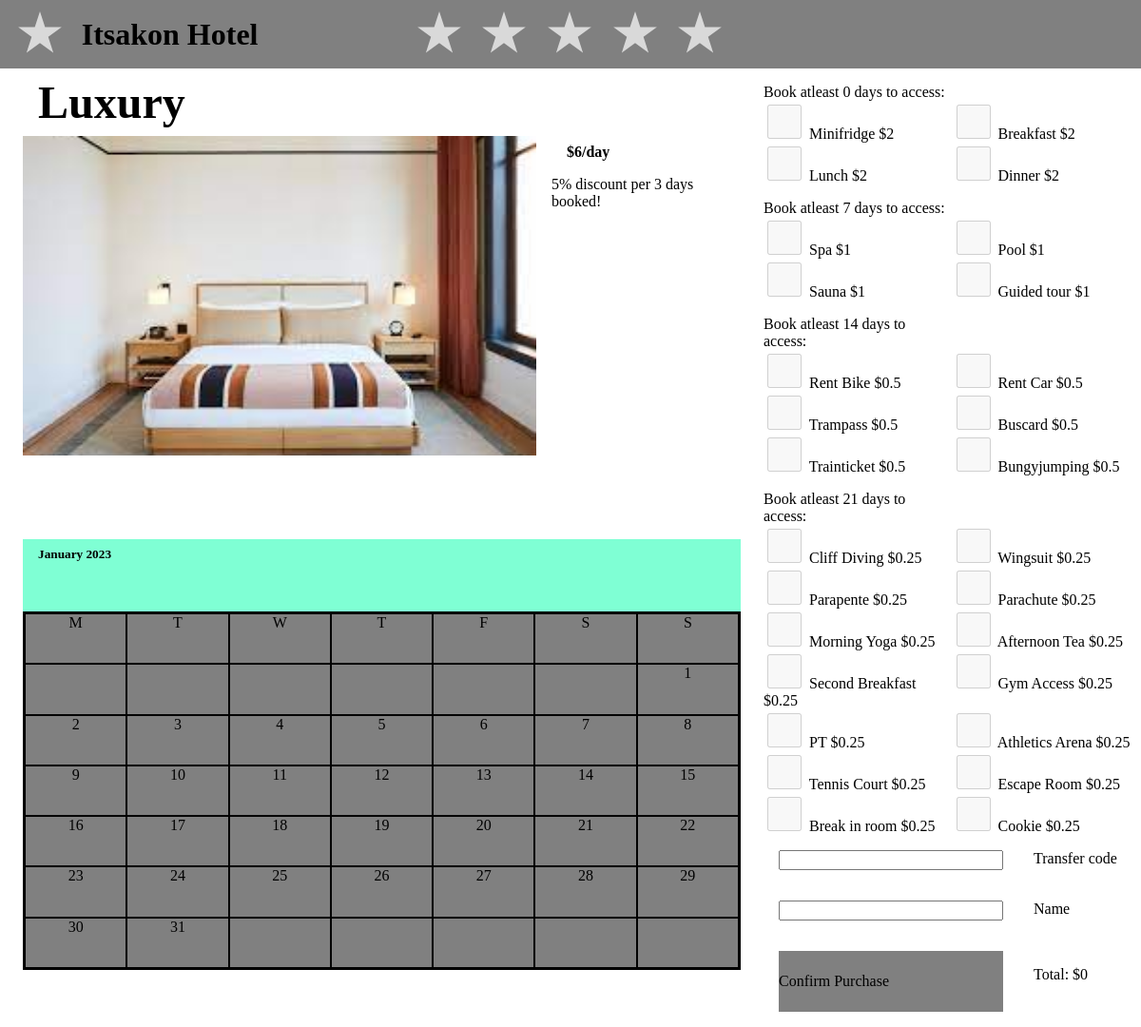
The page /luxury.php on the database its author committed.
### tables this page shows
CREATE TABLE rooms (
	id INTEGER PRIMARY KEY,
	room_standard VARCHAR,
	base_price NUMBER
);

CREATE TABLE features (
	id INTEGER PRIMARY KEY,
	name VARCHAR,
	price NUMBER,
	minimal_booking_duration INTEGER
);

### src/roomForm.php (the view, shortened to what this page needs)
<?php
$getFeatures = $database->query(
    "SELECT * FROM features
");
$features = $getFeatures->fetchAll(PDO::FETCH_ASSOC);
?>
            <section class="features">
                <?php
                foreach($features as $key => $feature) {
                    ?>
                    <?php
                    if ($feature['minimal_booking_duration'] !== $features[$key-1]['minimal_booking_duration']) {
                        ?>
                        <p>Book atleast <?=$feature['minimal_booking_duration']?> days to access:</p>
                        <p></p>
                        <?php
                    }
                    ?>
                    <div class="feature">
                        <input type="checkbox" class="limit<?=$feature['minimal_booking_duration']?>" name="features[<?=$feature['id']?>]" value="<?=$feature['name'] . "," . $feature['price']?>" disabled="true">
                        <label for="features[<?=$feature['id']?>]"><?=$feature['name'] . " $" . $feature['price']?></label>
                    </div>
                    <?php
                }
                ?>
            </section>
            <section class="complete-purchace">
                <input type="text" name="transfer-code">
                <label for="transfer-code">Transfer code</label>
                <input type="text" name="name">
                <label for="name">Name</label>
                <button type="submit" id="confirm-button">Confirm Purchase</button>
                <div class="price"><p>Total: $</p><p id="display-price">0</p></div>
            </section>
        </form>
    </div>
    </body>
</html>

### src/roomCard.php (shortened to what this page needs)
<?php
function roomCard($roomCard) {
    $daySymbol = ["M", "T", "W", "T", "F", "S", "S"];
    $database = new PDO('sqlite:./itsakon.db');
    $getPrice = $database->query(
        "SELECT base_price FROM rooms
        WHERE room_standard = '$roomCard'
        ");
    $getBooked = $database->query(
        "SELECT day_of_month FROM bookings
        INNER JOIN rooms ON rooms.id = bookings.room_id
        WHERE room_standard = '$roomCard'
        ");
    $roomPrice = $getPrice->fetch(PDO::FETCH_ASSOC)['base_price'];
    $unavailable = $getBooked->fetchAll(PDO::FETCH_COLUMN);
?>
<article class=room id="<?=$roomCard?>">
    <h3><?=ucfirst($roomCard)?></h3>
    <div class="carousell-info">
        <section class="carousell">
            <button class="scroll-button left" id="<?=$roomCard?>-left" type="button">
            </button>
            <div class="images">
                <div class="image-container" id="<?=$roomCard?>-scroller">
                    <img src="../resources/images/budget-one.jpg" alt="First">
                </div>
            </div>
            <button class="scroll-button right" id="<?=$roomCard?>-right" type="button">
            </button>
        </section>
        <div class="book-info">
            <section class="info">
                <h4 id="room-price">$<?=$roomPrice?>/day</h4>
                <p>5% discount per 3 days booked!</p>
            </section>
        </div>
    </div>
    <section class="calendar-section">
        <div class="calendar">
            <h5>January 2023</h5>
            <div class="calendar-body">
                <?php
                for ($i=0; $i < 7; $i++) {
                    ?>
                    <div class="calendar-element day-of-week"><?= $daySymbol[$i]?></div>
                    <?php
                }
                for ($i=0; $i < 6; $i++) {
                    ?>
                    <div class="calendar-element out-of-month"></div>
                    <?php
                }
                for ($i=1; $i <= 31; $i++) {
                    ?>
                    <div class="calendar-element day-of-month <?php if(in_array($i, $unavailable)){echo "unavailable";}?>" id="<?=$roomCard?><?=$i?>"><?= $i?></div>
                    <?php
                }
                for ($i=0; $i < 5; $i++) {
                    ?>
                    <div class="calendar-element out-of-month"></div>
                    <?php
                }
                ?>
            </div>
        </div>
    </section>
</article>
<?php
}

### src/general.css (style rules this page uses)
body { margin: 0; }
h1, h2, h3, h4, h5 { margin: 8px 16px; }
h3 { font-size: 48px; }
button { all: unset; }

### src/roomCard.css (style rules this page uses)
.room { height: 800px; width: 372px; margin: 0 24px 24px 24px; background-color: gray; }
.carousell { width: 340px; height: 336px; background-color: aliceblue; margin: auto; position: relative; }
.scroll-button { height: 100%; width: 52px; position: absolute; top: 0; display: flex; align-items: center; justify-content: center; z-index: 99; }
.left { left: 0; }
.right { right: 0; }
.images { height: 100%; width: 100%; background-color: aqua; overflow-x: hidden; overflow-wrap: nowrap; }
.image-container { width: 300%; height: 100%; }
.images img { height: 336px; width: 340px; background-color: bisque; float: left; object-fit: cover; }
.book-info { margin-left: 16px; display: flex; justify-content: space-between; }
.calendar { height: 204px; width: 340px; background-color: aquamarine; display: flex; flex-direction: column; margin: auto; }
.calendar-body { height: 168px; width: 336px; background-color: grey; border-style: solid; border-color: black; border-width: 2px; margin: auto; display: grid; grid-template-columns: 1fr 1fr 1fr 1fr 1fr 1fr 1fr; }
.calendar-element { text-align: center; border-style: solid; border-color: black; border-width: 1px; }
.day-of-month { cursor: pointer; }

### src/room.css (style rules this page uses)
.room { background-color: unset; width: fit-content; width: 755px; }
.carousell-info { display: flex; }
.carousell { width: 540px; }
.images img { width: 540px; }
.room h4 { display: none; }
.info h4 { display: block; }
.calendar { width: 755px; height: 453px; display: flex; flex-direction: column; justify-content: space-between; margin-top: 88px; }
.calendar-body { width: 751px; height: 373px; margin-bottom: 0; margin-top: 0; }
form section { display: grid; grid-template-columns: 1fr 1fr; }
.features p { margin-bottom: 0; }
.complete-purchace > * { margin: 16px; }
.complete-purchace button { background-color: grey; width: 236px; height: 64px; cursor: pointer; }
.price { display: flex; }
.feature input { background-color: gray; width: 36px; height: 36px; margin: 4px; }

### rows shown on the page
rooms: base_price "6"
features: minimal_booking_duration "0", name "Minifridge", price "2"
features: name "Breakfast", price "2"
features: name "Lunch", price "2"
features: name "Dinner", price "2"
features: minimal_booking_duration "7", name "Spa", price "1"
features: name "Pool", price "1"
features: name "Sauna", price "1"
features: name "Guided tour", price "1"
features: minimal_booking_duration "14", name "Rent Bike", price "0.5"
features: name "Rent Car", price "0.5"
features: name "Trampass", price "0.5"
features: name "Buscard", price "0.5"
features: name "Trainticket", price "0.5"
features: name "Bungyjumping", price "0.5"
features: minimal_booking_duration "21", name "Cliff Diving", price "0.25"
features: name "Wingsuit", price "0.25"
features: name "Parapente", price "0.25"
features: name "Parachute", price "0.25"
features: name "Morning Yoga", price "0.25"
features: name "Afternoon Tea", price "0.25"
features: name "Second Breakfast", price "0.25"
features: name "Gym Access", price "0.25"
features: name "PT", price "0.25"
features: name "Athletics Arena", price "0.25"
features: name "Tennis Court", price "0.25"
features: name "Escape Room", price "0.25"
features: name "Break in room", price "0.25"
features: name "Cookie", price "0.25"

### other values the page prints
$roomCard "Luxury"
$daySymbol[$i] "M"
$daySymbol[$i] "T"
$daySymbol[$i] "W"
$daySymbol[$i] "F"
$daySymbol[$i] "S"
